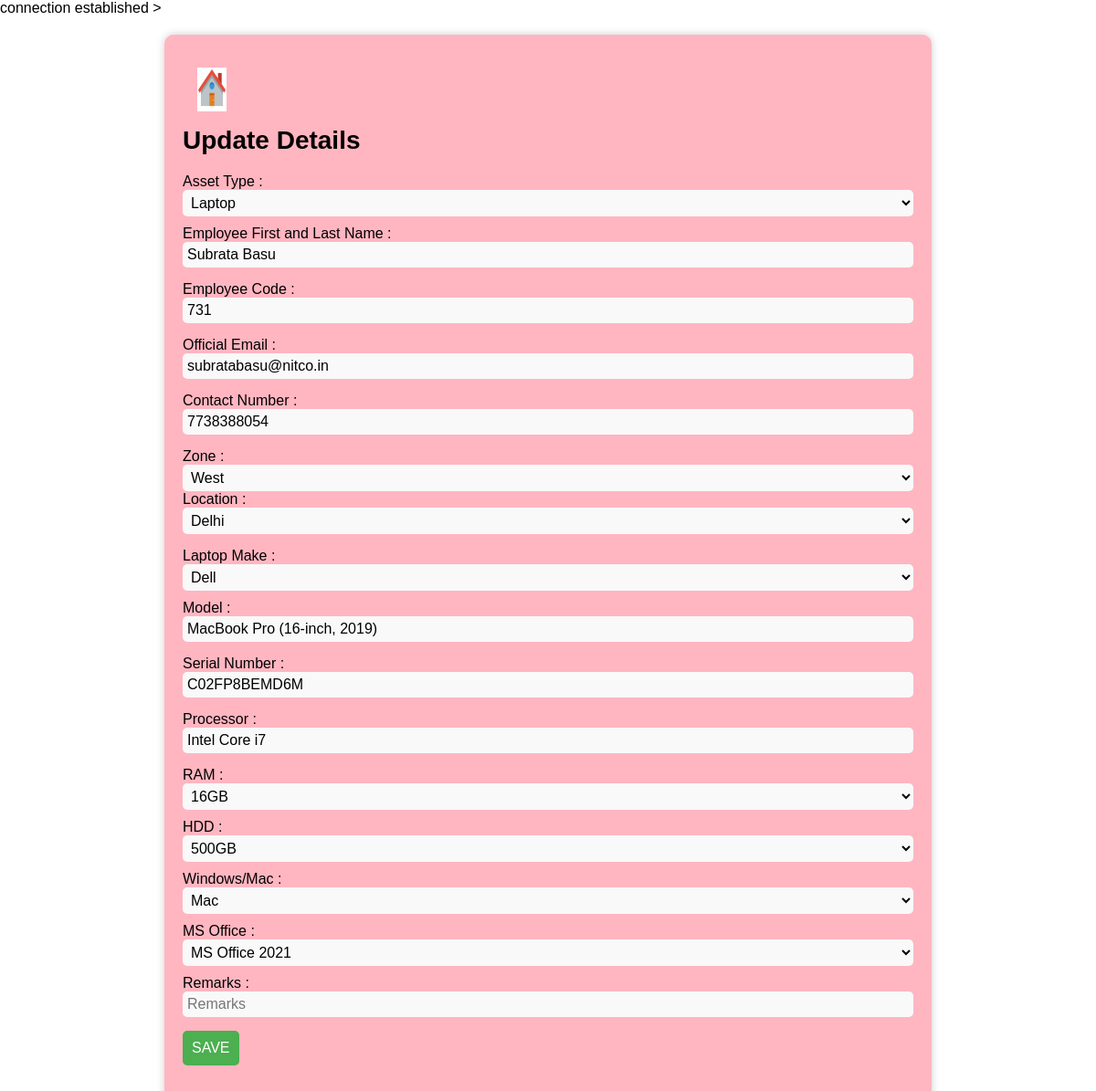
Page /update.php?id=731 (signed in) on the committed database.
### tables this page shows
CREATE TABLE `laptop_details` (
  `assets` varchar(20) DEFAULT NULL,
  `emp_name` text NOT NULL,
  `emp_code` int(40) NOT NULL,
  `email` varchar(40) NOT NULL,
  `number` bigint(20) DEFAULT NULL,
  `state` varchar(20) DEFAULT NULL,
  `branch` varchar(20) DEFAULT NULL,
  `make` varchar(40) NOT NULL,
  `model` varchar(40) NOT NULL,
  `serial` varchar(40) NOT NULL,
  `processor` varchar(40) NOT NULL,
  `memory` varchar(40) NOT NULL,
  `storage` varchar(40) NOT NULL,
  `os` varchar(40) NOT NULL,
  `office` varchar(40) NOT NULL
);

### update.php (the view, shortened to what this page needs)
<?php
include("dbconnect.php");
$id=$_GET['id'];
$query= "SELECT * From laptop_details WHERE `emp_code` = '$id'";
$result = mysqli_query($conn, $query);
$data = mysqli_fetch_assoc($result);
?>
<!DOCTYPE html>
<html>
<head>
</html>>
<body>
<div class="container">
    <div>
<a  href="home.html"> <img src ="home.png" style="margin:2%" > </a>
        <div class="title">
        Update Details
        </div>
<form   method="POST" >
    <div class="form">
    <div class="dropdown-content">
    <label> Asset Type : </label>
     <select class="input" name ="asset" ><option value= "Laptop" <?php if ($data['assets'] == 'Laptop'){echo "selected";}?>>Laptop
     </option>
    <option value= "Desktop" <?php if ($data['assets'] == 'Desktop'){echo "selected";}?>>Desktop</option></select> </div>
    <div class="input_field"><label>Employee
    First and Last Name : </label><input type="text"  value = "<?php echo $data['emp_name'];?>"name="emp_name" class="input"></div>
    <div class="input_field"><label>Employee Code : </label><input type="integer" name="emp_code" class="input"  value = "<?php echo $data['emp_code'];?>"></div>
    <div class="input_field"><label>Official Email : </label><input type="varchar" name="email" class="input"  value = "<?php echo $data['email'];?>"></div>
    <div class="input_field"><label>Contact Number :  </label><input type="integer" name="number" class="input" value = "<?php echo $data['number'];?>"></div>
    <div class="dropdown-content" >
    <label> Zone : </label>
     <select class="input" name ="state"  id="loc" onchange="setDistrict()">
     <option value= "West" <?php if ($data['state'] == 'West'){echo "selected";}?>>West</option>
</select>
<div class="input_field">
    <label>Location : </label>
        <select class="input" name="branch" id="bnch" >
  <option value="Delhi" <?php if ($data['branch'] == 'Delhi'){echo "selected";}?>>Delhi</option>
 </select>
</div>
    <div class="dropdown-content">
    <label> Laptop Make : </label>
     <select class="input" name ="make" ><option value= "Dell" <?php if ($data['make'] == 'Dell'){echo "selected";}?>>Dell
     </option>
</select>
   </div>
<div class = "model"> <label>Model : </label><input type="varchar" name="model" class="input" value = "<?php echo $data['model'];?>"></div>
<div class = "serial"> <label>Serial Number : </label><input type="varchar" name="serial" class="input" value = "<?php echo $data['serial'];?>"></div>
<div class = "processor"> <label>Processor : </label><input type="varchar" name="processor" class="input" value = "<?php echo $data['processor'];?>"> </div>
<div class = "dropdown-content"> <label>RAM : </label><select class="input" name ="memory">
    <option value= "16GB" <?php if ($data['memory'] == '16GB'){echo "selected";}?>>16GB</option> </select></div>
<div class = "dropdown-content"> <label>HDD :  </label><select class="input" name ="storage"><option value= "500GB" <?php if ($data['storage'] == '500GB'){echo "selected";}?>>500GB</option>
    <option value= "1TB" <?php if ($data['storage'] == '1TB'){echo "selected";}?>>1TB</option></select> </select> </div>
<div class = "dropdown-content"> <label> Windows/Mac : </label><select class="input" name ="os"><option value= "Mac" <?php if ($data['os'] == 'Mac'){echo "selected";}?>>Mac</option> </select> </div>
<div class = "dropdown-content"> <label> MS Office : </label><select class="input" name ="office">
    <option value= "MS Office 2021" <?php if ($data['office'] == 'MS Office 2021'){echo "selected";}?>>MS Office 2021</option>
    <option value= "MS Office 2007"  <?php if ($data['office'] == 'MS Office 2007'){echo "selected";}?>>MS Office 2007</option></select> </div>
    <div class="input_field"><label>
    Remarks : </label><input type="text" name="remakrs" class="input"  placeholder="Remarks"  ></div>
<div><input type="submit" name="data" value="SAVE"></input></div>
</div>
</form>
    </body>
</html>

### update.php (style rules this page uses)
body { font-family: Arial, Helvetica, sans-serif; margin: 0; padding: 0; }
.container { margin: 20px auto; width: 80%; max-width: 800px; background-color: lightpink; border-radius: 10px; padding: 20px; box-shadow: 0px 0px 10px rgba(0, 0, 0, 0.2); }
.title { font-size: 28px; font-weight: bold; margin-bottom: 20px; }
.form { display: flex; flex-direction: column; align-items: center; }
.input_field { display: flex; flex-direction: column; margin-bottom: 15px; width: 100%; }
.processor { display: flex; flex-direction: column; margin-bottom: 15px; width: 100%; }
.serial { display: flex; flex-direction: column; margin-bottom: 15px; width: 100%; }
.model { display: flex; flex-direction: column; margin-bottom: 15px; width: 100%; }
.input { padding: 5px; border-radius: 5px; border: none; outline: none; background-color: #f9f9f9; font-size: 16px; width: 100%; }
select.input { width: 100%; padding: 5px; border-radius: 5px; border: none; outline: none; background-color: #f9f9f9; font-size: 16px; }
.dropdown-content { display: flex; flex-direction: column; margin-bottom: 10px; width: 100%; }
input[type="submit"] { padding: 10px; background-color: #4CAF50; color: #fff; border: none; border-radius: 5px; font-size: 16px; cursor: pointer; }
img { width: 4%; height: 6%; margin-left: 15%; }

### rows in the picture
laptop_details: asset "Laptop", emp_name "Subrata Basu", emp_code "731", email "subratabasu@nitco.in", number "7738388054", state "West", make "Dell", model "MacBook Pro (16-inch, 2019)", serial "C02FP8BEMD6M", processor "Intel Core i7", memory "16GB", storage "500GB", os "Mac", office "MS Office 2021"
